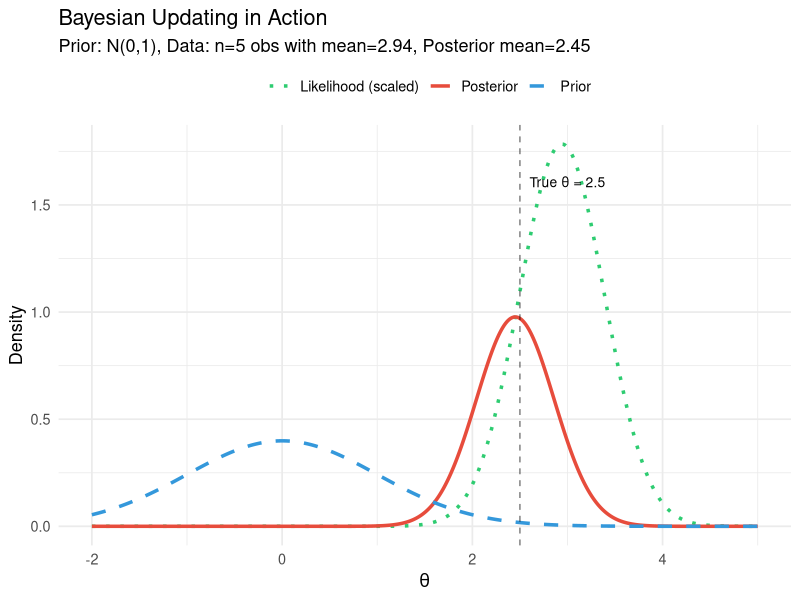
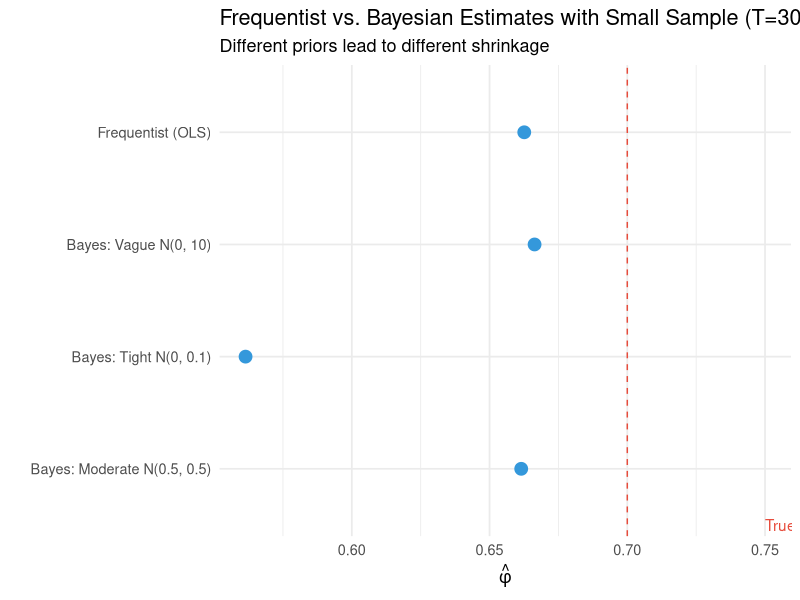
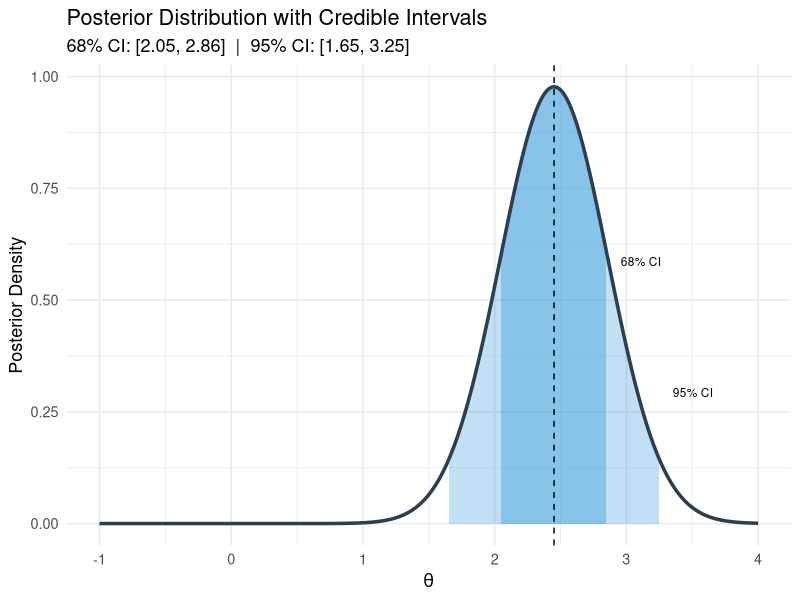
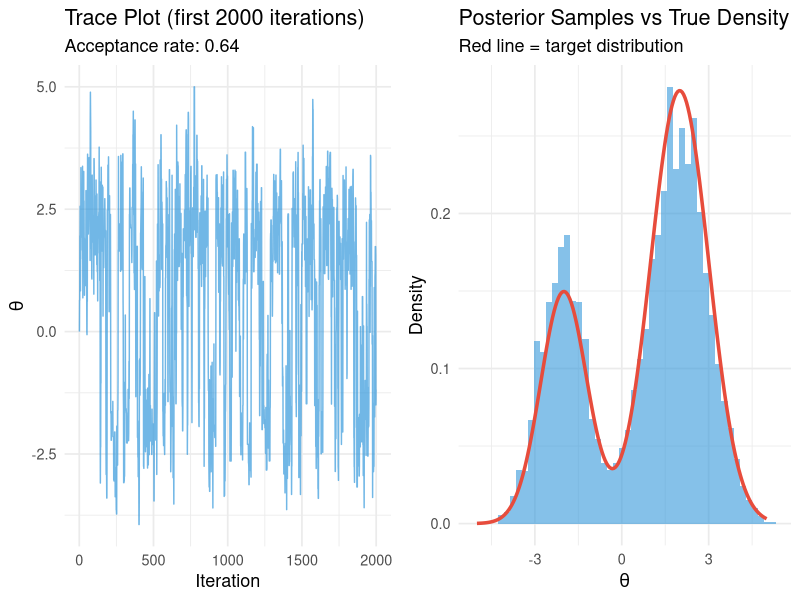
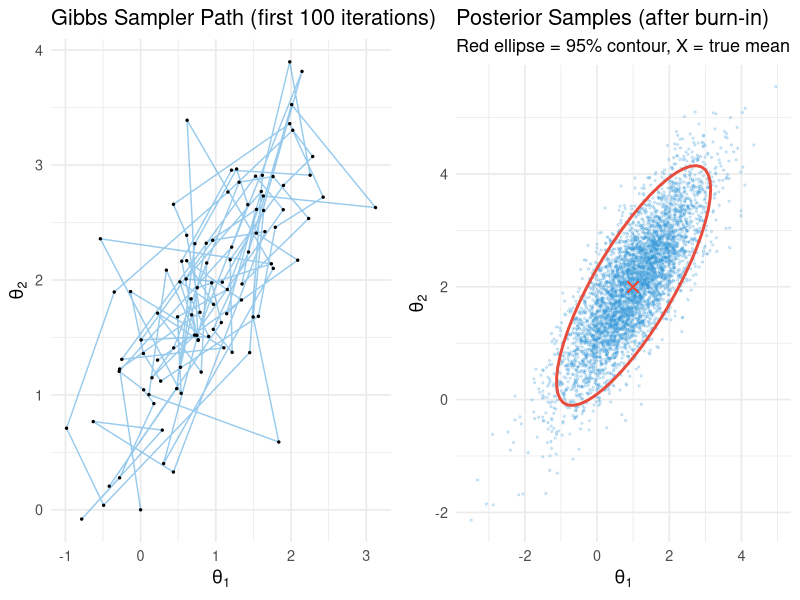
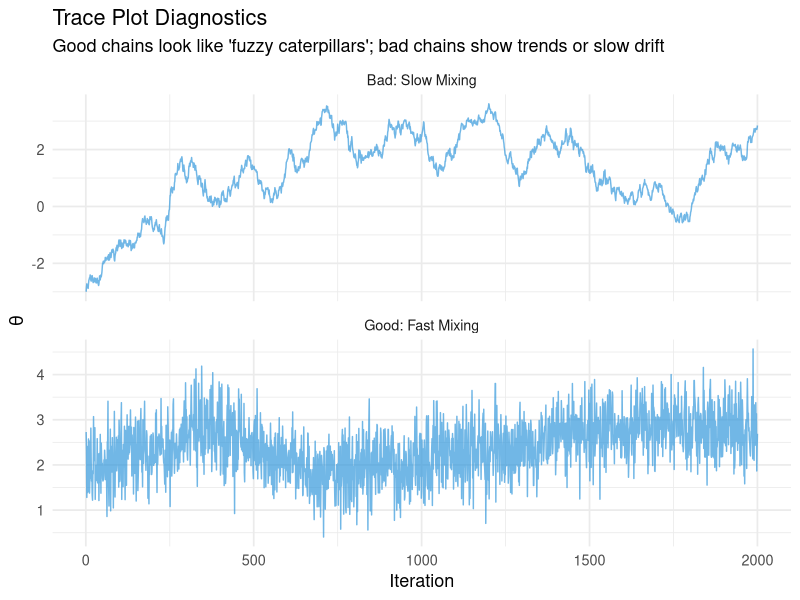
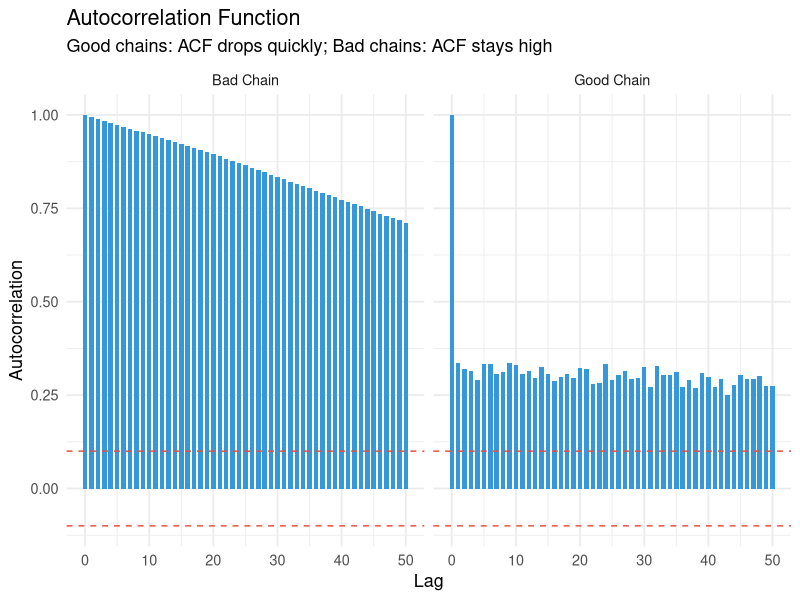

Generate these figures, in order, with R:
## ---- chunk 1
#| label: setup
#| include: false

knitr::opts_chunk$set(
  echo = TRUE, warning = FALSE, message = FALSE,
  fig.width = 10, fig.height = 6, fig.align = "center"
)

library(dplyr)
library(tidyr)
library(ggplot2)

theme_set(theme_minimal(base_size = 13))
set.seed(42)
## ---- chunk 2
#| label: bayes-visual
#| fig-cap: "Bayesian updating: Prior × Likelihood → Posterior"

# Demonstrate Bayesian updating
# Example: estimating a mean with known variance

# True parameter
theta_true <- 2.5

# Prior: N(0, 1) - vague prior centered at 0
prior_mean <- 0
prior_var <- 1

# Data: 5 observations with known variance
n <- 5
sigma2 <- 1  # known variance
y <- rnorm(n, theta_true, sqrt(sigma2))
y_bar <- mean(y)

# Posterior (conjugate update)
# For normal-normal: posterior_mean = weighted average
# posterior_var = 1/(1/prior_var + n/sigma2)
post_var <- 1 / (1/prior_var + n/sigma2)
post_mean <- post_var * (prior_mean/prior_var + n*y_bar/sigma2)

# Plot
theta_grid <- seq(-2, 5, length.out = 500)

plot_data <- data.frame(
  theta = rep(theta_grid, 3),
  density = c(
    dnorm(theta_grid, prior_mean, sqrt(prior_var)),
    dnorm(theta_grid, y_bar, sqrt(sigma2/n)) * 2,  # scaled likelihood
    dnorm(theta_grid, post_mean, sqrt(post_var))
  ),
  type = rep(c("Prior", "Likelihood (scaled)", "Posterior"), each = length(theta_grid))
)

ggplot(plot_data, aes(x = theta, y = density, color = type, linetype = type)) +
  geom_line(size = 1.2) +
  geom_vline(xintercept = theta_true, linetype = "dashed", alpha = 0.5) +
  annotate("text", x = theta_true + 0.1, y = max(plot_data$density) * 0.9,
           label = paste0("True θ = ", theta_true), hjust = 0, size = 3.5) +
  scale_color_manual(values = c("Prior" = "#3498db",
                                 "Likelihood (scaled)" = "#2ecc71",
                                 "Posterior" = "#e74c3c")) +
  scale_linetype_manual(values = c("Prior" = "dashed",
                                    "Likelihood (scaled)" = "dotted",
                                    "Posterior" = "solid")) +
  labs(title = "Bayesian Updating in Action",
       subtitle = paste0("Prior: N(0,1), Data: n=", n, " obs with mean=",
                        round(y_bar, 2), ", Posterior mean=", round(post_mean, 2)),
       x = expression(theta), y = "Density",
       color = "", linetype = "") +
  theme(legend.position = "top")
## ---- chunk 3
#| label: small-sample
#| fig-cap: "With small samples, priors prevent overfitting"

# Demonstrate regularization benefit
set.seed(123)

# True DGP: AR(1)
T_obs <- 30
phi_true <- 0.7
y <- numeric(T_obs)
y[1] <- rnorm(1)
for (t in 2:T_obs) {
  y[t] <- phi_true * y[t-1] + rnorm(1, 0, 0.5)
}

# Frequentist estimate
freq_est <- ar(y, order.max = 1, method = "ols")$ar

# Bayesian with different priors
# Prior 1: Tight prior at 0 (strong shrinkage)
# Prior 2: Moderate prior at 0.5
# Prior 3: Vague prior

# Simple conjugate normal prior on phi
bayesian_ar1 <- function(y, prior_mean, prior_var) {
  T_obs <- length(y)
  y_lag <- y[1:(T_obs-1)]
  y_curr <- y[2:T_obs]

  # OLS quantities
  xtx <- sum(y_lag^2)
  xty <- sum(y_lag * y_curr)

  # Posterior (assuming known sigma = 1 for simplicity)
  sigma2 <- var(y_curr - (xty/xtx) * y_lag)
  post_var <- 1 / (1/prior_var + xtx/sigma2)
  post_mean <- post_var * (prior_mean/prior_var + xty/sigma2)

  c(mean = post_mean, sd = sqrt(post_var))
}

results <- data.frame(
  method = c("Frequentist (OLS)", "Bayes: Tight N(0, 0.1)",
             "Bayes: Moderate N(0.5, 0.5)", "Bayes: Vague N(0, 10)"),
  estimate = c(
    freq_est,
    bayesian_ar1(y, 0, 0.1)[1],
    bayesian_ar1(y, 0.5, 0.5)[1],
    bayesian_ar1(y, 0, 10)[1]
  )
)

ggplot(results, aes(x = method, y = estimate)) +
  geom_point(size = 4, color = "#3498db") +
  geom_hline(yintercept = phi_true, linetype = "dashed", color = "#e74c3c") +
  annotate("text", x = 0.5, y = phi_true + 0.05,
           label = paste0("True φ = ", phi_true), hjust = 0, color = "#e74c3c") +
  coord_flip() +
  labs(title = "Frequentist vs. Bayesian Estimates with Small Sample (T=30)",
       subtitle = "Different priors lead to different shrinkage",
       x = "", y = expression(hat(phi)))
## ---- chunk 4
#| label: uncertainty
#| fig-cap: "Full posterior distributions quantify parameter uncertainty"

# Show posterior distribution with credible intervals
theta_grid <- seq(-1, 4, length.out = 500)
post_density <- dnorm(theta_grid, post_mean, sqrt(post_var))

# Credible intervals
ci_68 <- qnorm(c(0.16, 0.84), post_mean, sqrt(post_var))
ci_95 <- qnorm(c(0.025, 0.975), post_mean, sqrt(post_var))

ci_data <- data.frame(
  x = theta_grid,
  y = post_density,
  in_68 = theta_grid >= ci_68[1] & theta_grid <= ci_68[2],
  in_95 = theta_grid >= ci_95[1] & theta_grid <= ci_95[2]
)

ggplot(ci_data, aes(x = x, y = y)) +
  geom_ribbon(data = filter(ci_data, in_95),
              aes(ymin = 0, ymax = y), fill = "#3498db", alpha = 0.3) +
  geom_ribbon(data = filter(ci_data, in_68),
              aes(ymin = 0, ymax = y), fill = "#3498db", alpha = 0.4) +
  geom_line(size = 1.2, color = "#2c3e50") +
  geom_vline(xintercept = post_mean, linetype = "dashed") +
  annotate("text", x = ci_95[2] + 0.1, y = max(post_density) * 0.3,
           label = "95% CI", hjust = 0, size = 3) +
  annotate("text", x = ci_68[2] + 0.1, y = max(post_density) * 0.6,
           label = "68% CI", hjust = 0, size = 3) +
  labs(title = "Posterior Distribution with Credible Intervals",
       subtitle = paste0("68% CI: [", round(ci_68[1], 2), ", ", round(ci_68[2], 2),
                        "]  |  95% CI: [", round(ci_95[1], 2), ", ", round(ci_95[2], 2), "]"),
       x = expression(theta), y = "Posterior Density")
## ---- chunk 5
#| label: conjugate-table

# Summary table of conjugate priors
conjugate_table <- data.frame(
  Likelihood = c("Normal (known var)", "Normal (unknown var)",
                 "Bernoulli/Binomial", "Poisson", "Multivariate Normal"),
  Prior = c("Normal", "Normal-Inv-Gamma", "Beta", "Gamma", "Normal-Inv-Wishart"),
  Posterior = c("Normal", "Normal-Inv-Gamma", "Beta", "Gamma", "Normal-Inv-Wishart"),
  `Use Case` = c("Mean estimation", "Regression coefficients",
                 "Proportions", "Count data", "VAR coefficients")
)

knitr::kable(conjugate_table, caption = "Common Conjugate Prior Families")
## ---- chunk 6
#| label: mh-algorithm
#| fig-cap: "Metropolis-Hastings sampling from a bimodal posterior"

# Demonstrate MH on a bimodal target
target_log <- function(x) {
  # Mixture of two normals
  log(0.3 * dnorm(x, -2, 0.8) + 0.7 * dnorm(x, 2, 1))
}

metropolis_hastings <- function(n_iter, start, proposal_sd) {
  samples <- numeric(n_iter)
  samples[1] <- start
  accepted <- 0

  for (i in 2:n_iter) {
    # Propose
    proposal <- rnorm(1, samples[i-1], proposal_sd)

    # Acceptance probability (log scale)
    log_alpha <- target_log(proposal) - target_log(samples[i-1])

    if (log(runif(1)) < log_alpha) {
      samples[i] <- proposal
      accepted <- accepted + 1
    } else {
      samples[i] <- samples[i-1]
    }
  }

  list(samples = samples, acceptance_rate = accepted / (n_iter - 1))
}

# Run MH
n_iter <- 10000
mh_result <- metropolis_hastings(n_iter, start = 0, proposal_sd = 1.5)

# Plot
par(mfrow = c(1, 2))

# Trace plot
trace_df <- data.frame(
  iteration = 1:n_iter,
  value = mh_result$samples
)

p1 <- ggplot(trace_df[1:2000, ], aes(x = iteration, y = value)) +
  geom_line(alpha = 0.7, color = "#3498db") +
  labs(title = "Trace Plot (first 2000 iterations)",
       subtitle = paste0("Acceptance rate: ", round(mh_result$acceptance_rate, 2)),
       x = "Iteration", y = expression(theta))

# Histogram vs true density
x_grid <- seq(-5, 5, length.out = 200)
true_density <- 0.3 * dnorm(x_grid, -2, 0.8) + 0.7 * dnorm(x_grid, 2, 1)

p2 <- ggplot() +
  geom_histogram(data = data.frame(x = mh_result$samples[1001:n_iter]),
                 aes(x = x, y = after_stat(density)),
                 bins = 50, fill = "#3498db", alpha = 0.6) +
  geom_line(data = data.frame(x = x_grid, y = true_density),
            aes(x = x, y = y), color = "#e74c3c", size = 1.2) +
  labs(title = "Posterior Samples vs True Density",
       subtitle = "Red line = target distribution",
       x = expression(theta), y = "Density")

gridExtra::grid.arrange(p1, p2, ncol = 2)
## ---- chunk 7
#| label: gibbs-sampling
#| fig-cap: "Gibbs sampling from a bivariate normal"

# Gibbs sampler for bivariate normal
gibbs_bivariate_normal <- function(n_iter, mu, Sigma) {
  # Target: N(mu, Sigma)
  rho <- Sigma[1,2] / sqrt(Sigma[1,1] * Sigma[2,2])
  sd1 <- sqrt(Sigma[1,1])
  sd2 <- sqrt(Sigma[2,2])

  samples <- matrix(0, n_iter, 2)
  samples[1, ] <- c(0, 0)  # start

  for (i in 2:n_iter) {
    # Draw x1 | x2
    cond_mean1 <- mu[1] + rho * sd1/sd2 * (samples[i-1, 2] - mu[2])
    cond_sd1 <- sd1 * sqrt(1 - rho^2)
    samples[i, 1] <- rnorm(1, cond_mean1, cond_sd1)

    # Draw x2 | x1
    cond_mean2 <- mu[2] + rho * sd2/sd1 * (samples[i, 1] - mu[1])
    cond_sd2 <- sd2 * sqrt(1 - rho^2)
    samples[i, 2] <- rnorm(1, cond_mean2, cond_sd2)
  }

  samples
}

# Run Gibbs
mu <- c(1, 2)
Sigma <- matrix(c(1, 0.8, 0.8, 1), 2, 2)
gibbs_samples <- gibbs_bivariate_normal(5000, mu, Sigma)

# Plot trajectory and samples
gibbs_df <- data.frame(
  x1 = gibbs_samples[, 1],
  x2 = gibbs_samples[, 2],
  iteration = 1:nrow(gibbs_samples)
)

# First 100 iterations showing path
p1 <- ggplot(gibbs_df[1:100, ], aes(x = x1, y = x2)) +
  geom_path(alpha = 0.5, color = "#3498db") +
  geom_point(size = 0.5) +
  labs(title = "Gibbs Sampler Path (first 100 iterations)",
       x = expression(theta[1]), y = expression(theta[2]))

# All samples
p2 <- ggplot(gibbs_df[501:5000, ], aes(x = x1, y = x2)) +
  geom_point(alpha = 0.2, size = 0.5, color = "#3498db") +
  stat_ellipse(level = 0.95, color = "#e74c3c", size = 1) +
  geom_point(aes(x = mu[1], y = mu[2]), color = "#e74c3c", size = 3, shape = 4) +
  labs(title = "Posterior Samples (after burn-in)",
       subtitle = "Red ellipse = 95% contour, X = true mean",
       x = expression(theta[1]), y = expression(theta[2]))

gridExtra::grid.arrange(p1, p2, ncol = 2)
## ---- chunk 8
#| label: mcmc-comparison

# Comparison table of MCMC methods
mcmc_table <- data.frame(
  Method = c("Metropolis-Hastings", "Gibbs Sampling", "HMC/NUTS"),
  Tuning = c("Proposal variance", "None (if conjugate)", "Step size, path length"),
  Efficiency = c("Low-Medium", "Medium", "High"),
  `Best For` = c("Simple models, low dimensions",
                 "Conjugate models, block structure",
                 "High dimensions, complex posteriors"),
  Software = c("Manual, MCMCpack", "Manual, JAGS", "Stan, PyMC")
)

knitr::kable(mcmc_table, caption = "Comparison of MCMC Methods")
## ---- chunk 9
#| label: trace-plots
#| fig-cap: "Good vs. bad trace plots"

# Good chain
good_chain <- cumsum(rnorm(2000, 0, 1)) * 0.02 + rnorm(2000, 2, 0.5)

# Bad chain (slow mixing)
bad_chain <- numeric(2000)
bad_chain[1] <- -3
for (i in 2:2000) {
  bad_chain[i] <- 0.995 * bad_chain[i-1] + rnorm(1, 0.01, 0.1)
}

trace_comparison <- data.frame(
  iteration = rep(1:2000, 2),
  value = c(good_chain, bad_chain),
  chain = rep(c("Good: Fast Mixing", "Bad: Slow Mixing"), each = 2000)
)

ggplot(trace_comparison, aes(x = iteration, y = value)) +
  geom_line(alpha = 0.7, color = "#3498db") +
  facet_wrap(~chain, scales = "free_y", ncol = 1) +
  labs(title = "Trace Plot Diagnostics",
       subtitle = "Good chains look like 'fuzzy caterpillars'; bad chains show trends or slow drift",
       x = "Iteration", y = expression(theta))
## ---- chunk 10
#| label: acf-plots
#| fig-cap: "Autocorrelation should decay quickly"

# Calculate ACF
acf_good <- acf(good_chain, lag.max = 50, plot = FALSE)
acf_bad <- acf(bad_chain, lag.max = 50, plot = FALSE)

acf_df <- data.frame(
  lag = rep(0:50, 2),
  acf = c(acf_good$acf, acf_bad$acf),
  chain = rep(c("Good Chain", "Bad Chain"), each = 51)
)

ggplot(acf_df, aes(x = lag, y = acf)) +
  geom_col(fill = "#3498db", width = 0.7) +
  geom_hline(yintercept = c(-0.1, 0.1), linetype = "dashed", color = "#e74c3c") +
  facet_wrap(~chain, ncol = 2) +
  labs(title = "Autocorrelation Function",
       subtitle = "Good chains: ACF drops quickly; Bad chains: ACF stays high",
       x = "Lag", y = "Autocorrelation")
## ---- chunk 11
#| label: ess-calculation

# Calculate ESS (simplified)
calculate_ess <- function(chain) {
  n <- length(chain)
  acf_vals <- acf(chain, lag.max = min(n-1, 100), plot = FALSE)$acf[-1]

  # Sum until first negative autocorrelation
  sum_rho <- 0
  for (rho in acf_vals) {
    if (rho < 0) break
    sum_rho <- sum_rho + rho
  }

  n / (1 + 2 * sum_rho)
}

cat("Good chain ESS:", round(calculate_ess(good_chain)), "out of", length(good_chain), "\n")
cat("Bad chain ESS:", round(calculate_ess(bad_chain)), "out of", length(bad_chain), "\n")
## ---- chunk 12
#| label: diagnostic-table

diagnostic_table <- data.frame(
  Diagnostic = c("Trace plot", "R-hat", "ESS", "Geweke", "Autocorrelation"),
  Target = c("No trends, good mixing", "< 1.1 (ideally < 1.05)",
             "> 400", "p > 0.05", "Quick decay"),
  `What It Catches` = c("Non-stationarity", "Between-chain disagreement",
                        "High autocorrelation", "Drift in mean",
                        "Inefficient sampling")
)

knitr::kable(diagnostic_table, caption = "MCMC Convergence Diagnostics")
## ---- chunk 13
#| label: model-comparison
#| fig-cap: "Model comparison via marginal likelihood"

# Simple example: comparing models with different priors
# Model 1: Tight prior (N(0, 0.5))
# Model 2: Vague prior (N(0, 5))

# For normal-normal model, marginal likelihood is available analytically
# p(Y | prior) = N(Y | prior_mean, prior_var + data_var/n)

y_obs <- c(1.2, 1.5, 0.8, 1.1, 1.4)  # sample data
n <- length(y_obs)
y_bar <- mean(y_obs)
sigma2 <- 1  # known variance

# Marginal likelihood under each prior
log_ml <- function(prior_mean, prior_var, y_bar, n, sigma2) {
  marginal_var <- prior_var + sigma2/n
  dnorm(y_bar, prior_mean, sqrt(marginal_var), log = TRUE)
}

models <- data.frame(
  model = c("M1: Tight prior N(0, 0.5)", "M2: Vague prior N(0, 5)",
            "M3: Centered prior N(1, 1)"),
  prior_mean = c(0, 0, 1),
  prior_var = c(0.5, 5, 1)
)

models$log_ml <- mapply(log_ml, models$prior_mean, models$prior_var,
                        MoreArgs = list(y_bar = y_bar, n = n, sigma2 = sigma2))
models$posterior_prob <- exp(models$log_ml) / sum(exp(models$log_ml))

# Bayes factors relative to M1
models$BF_vs_M1 <- exp(models$log_ml - models$log_ml[1])

cat("Data: y_bar =", round(y_bar, 2), "\n\n")
print(models[, c("model", "log_ml", "BF_vs_M1", "posterior_prob")])
